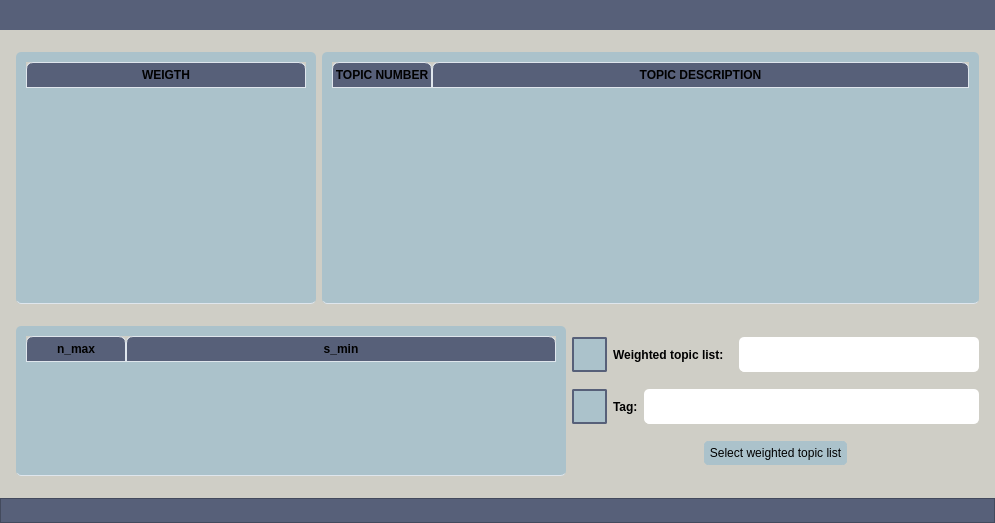
<?xml version="1.0" encoding="UTF-8"?>
<ui version="4.0">
 <class>Dialog</class>
 <widget class="QDialog" name="Dialog">
  <property name="geometry">
   <rect>
    <x>0</x>
    <y>0</y>
    <width>995</width>
    <height>523</height>
   </rect>
  </property>
  <property name="windowTitle">
   <string>MusicalSpoon</string>
  </property>
  <property name="styleSheet">
   <string notr="true">background-color: #CFCEC6;</string>
  </property>
  <layout class="QVBoxLayout" name="verticalLayout_4">
   <property name="leftMargin">
    <number>0</number>
   </property>
   <property name="topMargin">
    <number>0</number>
   </property>
   <property name="rightMargin">
    <number>0</number>
   </property>
   <property name="bottomMargin">
    <number>0</number>
   </property>
   <item>
    <layout class="QVBoxLayout" name="layout">
     <item>
      <widget class="QFrame" name="frame_top_btns">
       <property name="sizePolicy">
        <sizepolicy hsizetype="Preferred" vsizetype="Maximum">
         <horstretch>0</horstretch>
         <verstretch>0</verstretch>
        </sizepolicy>
       </property>
       <property name="minimumSize">
        <size>
         <width>0</width>
         <height>30</height>
        </size>
       </property>
       <property name="maximumSize">
        <size>
         <width>16777215</width>
         <height>60</height>
        </size>
       </property>
       <property name="styleSheet">
        <string notr="true">background-color: #576079;</string>
       </property>
       <property name="frameShape">
        <enum>QFrame::NoFrame</enum>
       </property>
       <property name="frameShadow">
        <enum>QFrame::Raised</enum>
       </property>
      </widget>
     </item>
     <item>
      <layout class="QHBoxLayout" name="horizontalLayout_13">
       <item>
        <widget class="QFrame" name="frame_3">
         <property name="sizePolicy">
          <sizepolicy hsizetype="Fixed" vsizetype="Preferred">
           <horstretch>0</horstretch>
           <verstretch>0</verstretch>
          </sizepolicy>
         </property>
         <property name="minimumSize">
          <size>
           <width>10</width>
           <height>0</height>
          </size>
         </property>
         <property name="maximumSize">
          <size>
           <width>10</width>
           <height>16777215</height>
          </size>
         </property>
         <property name="styleSheet">
          <string notr="true">QFrame { 
  background-color: #CFCEC6;
  border: 5px solid #CFCEC6
} 
</string>
         </property>
         <property name="frameShape">
          <enum>QFrame::StyledPanel</enum>
         </property>
         <property name="frameShadow">
          <enum>QFrame::Raised</enum>
         </property>
        </widget>
       </item>
       <item>
        <layout class="QVBoxLayout" name="verticalLayout_2">
         <item>
          <widget class="QFrame" name="frame_5">
           <property name="sizePolicy">
            <sizepolicy hsizetype="Expanding" vsizetype="Preferred">
             <horstretch>0</horstretch>
             <verstretch>0</verstretch>
            </sizepolicy>
           </property>
           <property name="minimumSize">
            <size>
             <width>0</width>
             <height>10</height>
            </size>
           </property>
           <property name="styleSheet">
            <string notr="true">QFrame { 
  background-color: #CFCEC6;
  border: 5px solid #CFCEC6
} 
</string>
           </property>
           <property name="frameShape">
            <enum>QFrame::StyledPanel</enum>
           </property>
           <property name="frameShadow">
            <enum>QFrame::Raised</enum>
           </property>
          </widget>
         </item>
         <item>
          <layout class="QHBoxLayout" name="horizontalLayout_7"/>
         </item>
         <item>
          <layout class="QHBoxLayout" name="horizontalLayout_6">
           <item>
            <widget class="QTableWidget" name="table_widget_topics_weight">
             <property name="minimumSize">
              <size>
               <width>300</width>
               <height>0</height>
              </size>
             </property>
             <property name="maximumSize">
              <size>
               <width>300</width>
               <height>16777215</height>
              </size>
             </property>
             <property name="styleSheet">
              <string notr="true">QTableWidget {	
	background-color: #ABC2CB;
	padding: 10px;
	border-radius: 5px;
	gridline-color: #DFE6ED;
	border-bottom: 1px solid #DFE6ED;
}
QTableWidget::item{
	border-color: #DFE6ED;
	padding-left: 5px;
	padding-right: 5px;
	gridline-color: #DFE6ED;
}
QTableWidget::item:selected{
	background-color: #C7CDDA;
}
QScrollBar:horizontal {
    border: none;
    background: #A3A8AD;
    height: 14px;
    margin: 0px 21px 0 21px;
	border-radius: 0px;
}
 QScrollBar:vertical {
	border: none;
    background: #A3A8AD;
    width: 14px;
    margin: 21px 0 21px 0;
	border-radius: 0px;
 }
QHeaderView::section{
	Background-color: #576079;
	max-width: 30px;
	border: 1px solid #576079;
	border-style: none;
    border-bottom: 1px solid #576079;
    border-right: 1px solid #576079;
}
QTableWidget::horizontalHeader {	
	background-color: #576079;
}
QHeaderView::section:horizontal
{
    border: 1px solid #DFE6ED;
	background-color: #576079;
	padding: 3px;
	border-top-left-radius: 7px;
    border-top-right-radius: 7px;
}
QHeaderView::section:vertical
{
    border: 1px solid #576079;
}
</string>
             </property>
             <property name="editTriggers">
              <set>QAbstractItemView::AnyKeyPressed|QAbstractItemView::CurrentChanged|QAbstractItemView::EditKeyPressed</set>
             </property>
             <attribute name="horizontalHeaderStretchLastSection">
              <bool>true</bool>
             </attribute>
             <attribute name="verticalHeaderVisible">
              <bool>false</bool>
             </attribute>
             <column>
              <property name="text">
               <string>WEIGTH</string>
              </property>
              <property name="font">
               <font>
                <weight>75</weight>
                <bold>true</bold>
               </font>
              </property>
             </column>
            </widget>
           </item>
           <item>
            <widget class="QTableWidget" name="table_widget_topic_list">
             <property name="styleSheet">
              <string notr="true">QTableWidget {	
	background-color: #ABC2CB;
	padding: 10px;
	border-radius: 5px;
	gridline-color: #DFE6ED;
	border-bottom: 1px solid #DFE6ED;
}
QTableWidget::item{
	border-color: #DFE6ED;
	padding-left: 5px;
	padding-right: 5px;
	gridline-color: #DFE6ED;
}
QTableWidget::item:selected{
	background-color: #C7CDDA;
}
QScrollBar:horizontal {
    border: none;
    background: #A3A8AD;
    height: 14px;
    margin: 0px 21px 0 21px;
	border-radius: 0px;
}
 QScrollBar:vertical {
	border: none;
    background: #A3A8AD;
    width: 14px;
    margin: 21px 0 21px 0;
	border-radius: 0px;
 }
QHeaderView::section{
	Background-color: #576079;
	max-width: 30px;
	border: 1px solid #576079;
	border-style: none;
    border-bottom: 1px solid #576079;
    border-right: 1px solid #576079;
}
QTableWidget::horizontalHeader {	
	background-color: #576079;
}
QHeaderView::section:horizontal
{
    border: 1px solid #DFE6ED;
	background-color: #576079;
	padding: 3px;
	border-top-left-radius: 7px;
    border-top-right-radius: 7px;
}
QHeaderView::section:vertical
{
    border: 1px solid #576079;
}
</string>
             </property>
             <property name="editTriggers">
              <set>QAbstractItemView::NoEditTriggers</set>
             </property>
             <attribute name="horizontalHeaderStretchLastSection">
              <bool>true</bool>
             </attribute>
             <attribute name="verticalHeaderVisible">
              <bool>false</bool>
             </attribute>
             <column>
              <property name="text">
               <string>TOPIC NUMBER</string>
              </property>
              <property name="font">
               <font>
                <weight>75</weight>
                <bold>true</bold>
               </font>
              </property>
             </column>
             <column>
              <property name="text">
               <string>TOPIC DESCRIPTION</string>
              </property>
              <property name="font">
               <font>
                <weight>75</weight>
                <bold>true</bold>
               </font>
              </property>
             </column>
            </widget>
           </item>
          </layout>
         </item>
         <item>
          <widget class="QFrame" name="frame_8">
           <property name="sizePolicy">
            <sizepolicy hsizetype="Expanding" vsizetype="Preferred">
             <horstretch>0</horstretch>
             <verstretch>0</verstretch>
            </sizepolicy>
           </property>
           <property name="minimumSize">
            <size>
             <width>0</width>
             <height>10</height>
            </size>
           </property>
           <property name="maximumSize">
            <size>
             <width>16777215</width>
             <height>10</height>
            </size>
           </property>
           <property name="styleSheet">
            <string notr="true">QFrame { 
  background-color: #CFCEC6;
  border: 5px solid #CFCEC6
} 
</string>
           </property>
           <property name="frameShape">
            <enum>QFrame::StyledPanel</enum>
           </property>
           <property name="frameShadow">
            <enum>QFrame::Raised</enum>
           </property>
           <layout class="QHBoxLayout" name="horizontalLayout_14"/>
          </widget>
         </item>
         <item>
          <layout class="QHBoxLayout" name="horizontalLayout">
           <item>
            <widget class="QTableWidget" name="table_params">
             <property name="minimumSize">
              <size>
               <width>550</width>
               <height>0</height>
              </size>
             </property>
             <property name="maximumSize">
              <size>
               <width>550</width>
               <height>150</height>
              </size>
             </property>
             <property name="styleSheet">
              <string notr="true">QTableWidget {	
	background-color: #ABC2CB;
	padding: 10px;
	border-radius: 5px;
	gridline-color: #DFE6ED;
	border-bottom: 1px solid #DFE6ED;
}
QTableWidget::item{
	border-color: #DFE6ED;
	padding-left: 5px;
	padding-right: 5px;
	gridline-color: #DFE6ED;
}
QTableWidget::item:selected{
	background-color: #C7CDDA;
}
QScrollBar:horizontal {
    border: none;
    background: #A3A8AD;
    height: 14px;
    margin: 0px 21px 0 21px;
	border-radius: 0px;
}
 QScrollBar:vertical {
	border: none;
    background: #A3A8AD;
    width: 14px;
    margin: 21px 0 21px 0;
	border-radius: 0px;
 }
QHeaderView::section{
	Background-color: #576079;
	max-width: 30px;
	border: 1px solid #576079;
	border-style: none;
    border-bottom: 1px solid #576079;
    border-right: 1px solid #576079;
}
QTableWidget::horizontalHeader {	
	background-color: #576079;
}
QHeaderView::section:horizontal
{
    border: 1px solid #DFE6ED;
	background-color: #576079;
	padding: 3px;
	border-top-left-radius: 7px;
    border-top-right-radius: 7px;
}
QHeaderView::section:vertical
{
    border: 1px solid #576079;
}
</string>
             </property>
             <property name="editTriggers">
              <set>QAbstractItemView::CurrentChanged</set>
             </property>
             <attribute name="horizontalHeaderStretchLastSection">
              <bool>true</bool>
             </attribute>
             <attribute name="verticalHeaderVisible">
              <bool>false</bool>
             </attribute>
             <column>
              <property name="text">
               <string>n_max</string>
              </property>
              <property name="font">
               <font>
                <weight>75</weight>
                <bold>true</bold>
               </font>
              </property>
             </column>
             <column>
              <property name="text">
               <string>s_min</string>
              </property>
              <property name="font">
               <font>
                <weight>75</weight>
                <bold>true</bold>
               </font>
              </property>
             </column>
            </widget>
           </item>
           <item>
            <layout class="QVBoxLayout" name="verticalLayout">
             <item>
              <layout class="QHBoxLayout" name="horizontalLayout_15">
               <item>
                <widget class="QPushButton" name="info_button_topic_list">
                 <property name="sizePolicy">
                  <sizepolicy hsizetype="Fixed" vsizetype="Fixed">
                   <horstretch>0</horstretch>
                   <verstretch>0</verstretch>
                  </sizepolicy>
                 </property>
                 <property name="minimumSize">
                  <size>
                   <width>35</width>
                   <height>35</height>
                  </size>
                 </property>
                 <property name="maximumSize">
                  <size>
                   <width>35</width>
                   <height>35</height>
                  </size>
                 </property>
                 <property name="styleSheet">
                  <string notr="true">QPushButton {
	border: 2px solid #ABC2CB;
	border-radius: 2px;	
	background-color: #ABC2CB;
	border-color:#576079;
}
QPushButton:hover {
	background-color: #ABC2CB;
	border: 2px solid #ABC2CB;
}
QPushButton:pressed {	
	background-color: #ABC2CB;
	border: 2px solid #ABC2CB;
}

QToolTip {	
	background-color: #ABC2CB;
	border: 2px solid #ABC2CB;
}</string>
                 </property>
                 <property name="text">
                  <string/>
                 </property>
                </widget>
               </item>
               <item>
                <widget class="QLabel" name="label_selected_keywords">
                 <property name="minimumSize">
                  <size>
                   <width>120</width>
                   <height>0</height>
                  </size>
                 </property>
                 <property name="maximumSize">
                  <size>
                   <width>16777215</width>
                   <height>16777215</height>
                  </size>
                 </property>
                 <property name="font">
                  <font>
                   <weight>75</weight>
                   <bold>true</bold>
                  </font>
                 </property>
                 <property name="text">
                  <string>Weighted topic list:</string>
                 </property>
                </widget>
               </item>
               <item>
                <widget class="QLineEdit" name="line_topic_list">
                 <property name="sizePolicy">
                  <sizepolicy hsizetype="Expanding" vsizetype="Preferred">
                   <horstretch>0</horstretch>
                   <verstretch>0</verstretch>
                  </sizepolicy>
                 </property>
                 <property name="minimumSize">
                  <size>
                   <width>0</width>
                   <height>35</height>
                  </size>
                 </property>
                 <property name="maximumSize">
                  <size>
                   <width>16777215</width>
                   <height>35</height>
                  </size>
                 </property>
                 <property name="styleSheet">
                  <string notr="true">QLineEdit {	
	background-color: #FFFFFF;
	border-radius: 5px;
	gridline-color: #FFFFFF;
	border-bottom: 1px solid #FFFFFF;
}</string>
                 </property>
                </widget>
               </item>
              </layout>
             </item>
             <item>
              <layout class="QHBoxLayout" name="horizontalLayout_5">
               <item>
                <widget class="QPushButton" name="info_button_selected_tag">
                 <property name="sizePolicy">
                  <sizepolicy hsizetype="Fixed" vsizetype="Fixed">
                   <horstretch>0</horstretch>
                   <verstretch>0</verstretch>
                  </sizepolicy>
                 </property>
                 <property name="minimumSize">
                  <size>
                   <width>35</width>
                   <height>35</height>
                  </size>
                 </property>
                 <property name="maximumSize">
                  <size>
                   <width>35</width>
                   <height>35</height>
                  </size>
                 </property>
                 <property name="styleSheet">
                  <string notr="true">QPushButton {
	border: 2px solid #ABC2CB;
	border-radius: 2px;	
	background-color: #ABC2CB;
	border-color:#576079;
}
QPushButton:hover {
	background-color: #ABC2CB;
	border: 2px solid #ABC2CB;
}
QPushButton:pressed {	
	background-color: #ABC2CB;
	border: 2px solid #ABC2CB;
}

QToolTip {	
	background-color: #ABC2CB;
	border: 2px solid #ABC2CB;
}</string>
                 </property>
                 <property name="text">
                  <string/>
                 </property>
                </widget>
               </item>
               <item>
                <widget class="QLabel" name="label_selected_tag">
                 <property name="maximumSize">
                  <size>
                   <width>230</width>
                   <height>35</height>
                  </size>
                 </property>
                 <property name="font">
                  <font>
                   <weight>75</weight>
                   <bold>true</bold>
                  </font>
                 </property>
                 <property name="text">
                  <string>Tag:</string>
                 </property>
                </widget>
               </item>
               <item>
                <widget class="QLineEdit" name="line_edit_get_tag">
                 <property name="sizePolicy">
                  <sizepolicy hsizetype="Expanding" vsizetype="Preferred">
                   <horstretch>0</horstretch>
                   <verstretch>0</verstretch>
                  </sizepolicy>
                 </property>
                 <property name="minimumSize">
                  <size>
                   <width>0</width>
                   <height>35</height>
                  </size>
                 </property>
                 <property name="maximumSize">
                  <size>
                   <width>16777215</width>
                   <height>35</height>
                  </size>
                 </property>
                 <property name="styleSheet">
                  <string notr="true">QLineEdit {	
	background-color: #FFFFFF;
	border-radius: 5px;
	gridline-color: #FFFFFF;
	border-bottom: 1px solid #FFFFFF;
}</string>
                 </property>
                </widget>
               </item>
              </layout>
             </item>
             <item>
              <layout class="QHBoxLayout" name="horizontalLayout_3">
               <item>
                <spacer name="horizontalSpacer">
                 <property name="orientation">
                  <enum>Qt::Horizontal</enum>
                 </property>
                 <property name="sizeHint" stdset="0">
                  <size>
                   <width>40</width>
                   <height>20</height>
                  </size>
                 </property>
                </spacer>
               </item>
               <item>
                <widget class="QPushButton" name="get_topic_list_push_button">
                 <property name="maximumSize">
                  <size>
                   <width>16777215</width>
                   <height>16777215</height>
                  </size>
                 </property>
                 <property name="styleSheet">
                  <string notr="true">QPushButton {
	border: 5px solid #ABC2CB;
	border-radius: 5px;	
	background-color: #ABC2CB;
}
QPushButton:hover {
	background-color: #ABC2CB;
	border: 2px solid #ABC2CB;
}
QPushButton:pressed {	
	background-color: #ABC2CB;
	border: 2px solid #ABC2CB;
}</string>
                 </property>
                 <property name="text">
                  <string>Select weighted topic list</string>
                 </property>
                </widget>
               </item>
               <item>
                <spacer name="horizontalSpacer_2">
                 <property name="orientation">
                  <enum>Qt::Horizontal</enum>
                 </property>
                 <property name="sizeHint" stdset="0">
                  <size>
                   <width>40</width>
                   <height>20</height>
                  </size>
                 </property>
                </spacer>
               </item>
              </layout>
             </item>
            </layout>
           </item>
          </layout>
         </item>
         <item>
          <widget class="QFrame" name="frame_6">
           <property name="sizePolicy">
            <sizepolicy hsizetype="Expanding" vsizetype="Preferred">
             <horstretch>0</horstretch>
             <verstretch>0</verstretch>
            </sizepolicy>
           </property>
           <property name="minimumSize">
            <size>
             <width>0</width>
             <height>10</height>
            </size>
           </property>
           <property name="maximumSize">
            <size>
             <width>16777215</width>
             <height>10</height>
            </size>
           </property>
           <property name="styleSheet">
            <string notr="true">QFrame { 
  background-color: #CFCEC6;
  border: 5px solid #CFCEC6
} 
</string>
           </property>
           <property name="frameShape">
            <enum>QFrame::StyledPanel</enum>
           </property>
           <property name="frameShadow">
            <enum>QFrame::Raised</enum>
           </property>
           <layout class="QHBoxLayout" name="horizontalLayout_12"/>
          </widget>
         </item>
        </layout>
       </item>
       <item>
        <widget class="QFrame" name="frame_2">
         <property name="sizePolicy">
          <sizepolicy hsizetype="Fixed" vsizetype="Preferred">
           <horstretch>0</horstretch>
           <verstretch>0</verstretch>
          </sizepolicy>
         </property>
         <property name="minimumSize">
          <size>
           <width>10</width>
           <height>0</height>
          </size>
         </property>
         <property name="maximumSize">
          <size>
           <width>10</width>
           <height>16777215</height>
          </size>
         </property>
         <property name="styleSheet">
          <string notr="true">QFrame { 
  background-color: #CFCEC6;
  border: 5px solid #CFCEC6
} 
</string>
         </property>
         <property name="frameShape">
          <enum>QFrame::StyledPanel</enum>
         </property>
         <property name="frameShadow">
          <enum>QFrame::Raised</enum>
         </property>
        </widget>
       </item>
      </layout>
     </item>
     <item>
      <widget class="QFrame" name="frame">
       <property name="sizePolicy">
        <sizepolicy hsizetype="Preferred" vsizetype="Fixed">
         <horstretch>0</horstretch>
         <verstretch>0</verstretch>
        </sizepolicy>
       </property>
       <property name="minimumSize">
        <size>
         <width>60</width>
         <height>25</height>
        </size>
       </property>
       <property name="styleSheet">
        <string notr="true">background-color: #576079;</string>
       </property>
       <property name="frameShape">
        <enum>QFrame::StyledPanel</enum>
       </property>
       <property name="frameShadow">
        <enum>QFrame::Raised</enum>
       </property>
       <layout class="QHBoxLayout" name="horizontalLayout_4">
        <property name="topMargin">
         <number>3</number>
        </property>
        <property name="bottomMargin">
         <number>3</number>
        </property>
       </layout>
      </widget>
     </item>
    </layout>
   </item>
  </layout>
 </widget>
 <resources/>
 <connections/>
</ui>
